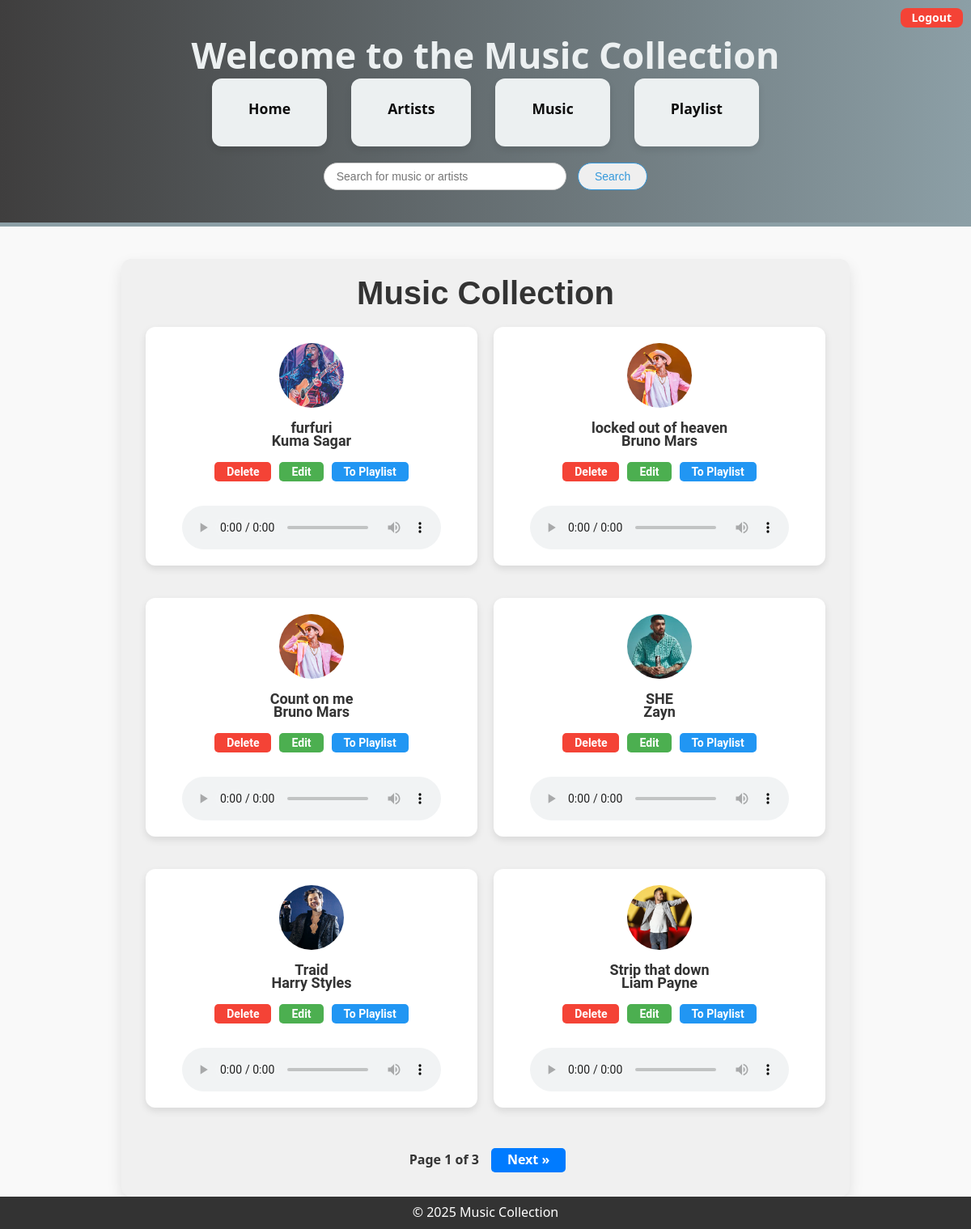
/index/ (signed in), run on the app's committed database.
### apps/music/models.py (models this page shows, shortened)
class Music(models.Model):
    user = models.ForeignKey(User, on_delete=models.SET_NULL , null=True , blank=True)
    title = models.CharField(max_length=255)
    release_date = models.DateField(blank=True, null=True)
    duration = models.DurationField(blank=True, null=True)  # For song duration
    artist = models.ForeignKey(Artist, on_delete=models.CASCADE, related_name="music")
    album = models.CharField(max_length=255, blank=True, null=True)
    genre = models.CharField(max_length=100, blank=True, null=True)
    audio = models.FileField(upload_to='music_audio/', validators=[FileExtensionValidator(allowed_extensions=['mp3', 'wav'])], blank=True, null=True)

class Artist(models.Model):
    user = models.ForeignKey(User, on_delete=models.SET_NULL , null=True , blank=True)
    name = models.CharField(max_length=255)
    genre = models.CharField(max_length=100, blank=True, null=True)
    debut_date = models.DateField(blank=True, null=True)
    bio = models.TextField(blank=True, null=True)
    image = models.ImageField(upload_to='artist_images/', blank=True, null=True)

### apps/music/views.py (the view)
# urls.py: path('index/', index.as_view(), name='index'),
class index(LoginRequiredMixin, ListView):
    model = Music
    template_name = 'music/index.html'
    context_object_name = 'music_list'
    paginate_by = 6  # Show 6 items per page
    def get_queryset(self):
        return Music.objects.all()
    def get_context_data(self, **kwargs):
        context = super().get_context_data(**kwargs)
        music = Music.objects.all()
        paginator = Paginator(music, self.paginate_by)
        page_number = self.request.GET.get('page')
        page_obj = paginator.get_page(page_number)
        context['music_list'] = page_obj  # Pass paginated music list
        context['total_records'] = paginator.count  # Total music records
        context['total_pages'] = paginator.num_pages  # Total pages
        context['current_page'] = page_obj.number  # Current page
        context['has_previous'] = page_obj.has_previous()  # If previous page exists
        context['has_next'] = page_obj.has_next()  # If next page exists
        return context

### templates/music/index.html (shortened to what this page needs)
    {% extends 'base/base.html' %}
    {% block content %}
        <section class="music-section">
            <h2 class="section-title">Music Collection</h2>
            <ul class="music-list">
                {% for music in music_list %}
                    <li class="music-item">
                        {% if music.artist.image %}
                            <img src="{{ music.artist.image.url }}" alt="{{ music.artist.name }}" class="artist-image">
                        {% else %}
                            <span class="no-image">No image</span>
                        {% endif %}
                        <div class="music-details">
                            <a href="{% url 'music-detail' music.id %}" class="music-title">{{ music.title }}</a>
                            <a href="{% url 'artist-detail' music.artist.id %}" class="artist-name">{{ music.artist.name }}</a>
                        </div>
                        <div class="music-actions">
                            <a href="{% url 'delete' music.id %}" class="action-btn delete-btn">Delete</a>
                            <a href="{% url 'update' music.id %}" class="action-btn edit-btn">Edit</a>
                            <a href="{% url 'add_to_playlist' music.id user.id %}" class="action-btn playlist-btn">To Playlist</a>
                        </div>
                        {% if music.audio %}
                        <audio controls class="audio-player" onplay="pauseOtherAudio(this)">
                            <source src="{{ music.audio.url }}" type="audio/mpeg">
                        </audio>
                    {% else %}
                        <p class="no-audio">No audio available</p>
                    {% endif %}
                    </li>
                {% empty %}
                    <p class="no-music">No music records available.</p>
                {% endfor %}
            </ul>
            <div class="pagination">
                <span class="current-page">Page {{ current_page }} of {{ total_pages }}</span>
                {% if has_next %}
                    <a href="{% url 'index' %}?page={{ music_list.next_page_number }}" class="pagination-btn">Next &raquo;</a>
                {% endif %}
            </div>
        </section>
        <footer class="footer">
            <p>&copy; 2025 Music Collection</p>
        </footer>
    {% endblock %}

### templates/base/base.html (shortened to what this page needs)
{% load static %}
<!DOCTYPE html>
<html lang="en">
<head>
    <link rel="stylesheet" href="{% static 'css/style.css' %}">
</head>
<body>
    {% include 'base/nav.html' %}
    <div class="container full">
      {% block content %} {% endblock %}
    </div>
</body>
</html>

### templates/base/nav.html (shortened to what this page needs)
<header>
    <h1>Welcome to the Music Collection</h1>
    <nav>
        <ul class="navbar-nav">
            <li><a href="{% url 'index' %}">Home</a></li>
            <li><a href="{% url 'artist-list' %}">Artists</a></li>
            <li><a href="{% url 'music-list' %}">Music</a></li>
            <li><a href="{% url 'playlist-list' %}">Playlist</a></li>
        </ul>
        <a class="navbar-brand ms-auto" href="{% url 'logout_page' %}">Logout</a>
        <form class="d-flex ms-3" method="GET" action="{% url 'search' %}">
            <input class="form-control me-2" type="search" placeholder="Search for music or artists" aria-label="Search" name="q">
            <button class="btn btn-outline-success" type="submit">Search</button>
        </form>
    </nav>
</header>

### static/css/style.css (style rules this page uses)
* { margin: 0; padding: 0; box-sizing: border-box; }
body { font-family: 'Segoe UI', Tahoma, Geneva, Verdana, sans-serif; background: #f9f9f9; color: #000000; line-height: 0.6; }
header { background: linear-gradient(to right, #3f3e3e, #8c9fa6); color: white; padding: 40px; text-align: center; border-bottom: 5px solid #8c9fa6; }
header h1 { font-size: 2.8rem; margin-bottom: 15px; font-weight: bold; color: #ecf0f1; }
nav { margin-top: 15px; }
nav ul { list-style-type: none; display: flex; justify-content: center; gap: 30px; }
nav ul li { display: inline; }
nav ul li a { text-decoration: none; color: rgb(12, 12, 12); font-size: 1.1rem; padding: 12px 25px; border-radius: 50px; transition: background-color 0.3s ease, transform 0.3s ease; }
section { margin: 40px auto; max-width: 900px; padding: 30px; background-color: white; border-radius: 12px; box-shadow: 0 8px 18px rgba(0, 0, 0, 0.1); transition: transform 0.3s ease; }
h2 { font-size: 2.4rem; margin-bottom: 30px; color: #000000; text-align: center; font-weight: bold; }
ul { list-style-type: none; padding: 0; }
ul li { background: #ecf0f1; border-radius: 12px; margin-bottom: 20px; padding: 20px; box-shadow: 0 4px 8px rgba(0, 0, 0, 0.1); transition: transform 0.3s ease, box-shadow 0.3s ease; }
ul li a { text-decoration: none; color: #000000; font-weight: bold; font-size: 1.2rem; display: block; margin-bottom: 10px; transition: color 0.3s ease; }
footer { text-align: center; padding: 20px; background-color: #2c3e50; color: white; position: fixed; width: 100%; bottom: 0; }
footer p { font-size: 1rem; }
.delete-btn { color: white; background-color: #e74c3c; border-radius: 4px; padding: 8px 16px; font-size: 14px; text-decoration: none; display: inline-block; text-align: center; border: none; cursor: pointer; transition: background-color 0.3s ease; }
.navbar-brand { position: absolute; top: 10px; right: 10px; background-color: #f44336; color: white; padding: 8px 14px; border-radius: 8px; text-decoration: none; font-weight: bold; font-size: 14px; transition: background-color 0.3s ease, color 0.3s ease; }
.form-control { border-radius: 50px; border: 1px solid #ccc; padding: 8px 15px; font-size: 14px; transition: border-color 0.3s ease; width: 300px; }
.btn-outline-success { border-radius: 50px; color: #3498db; border: 1px solid #3498db; padding: 8px 20px; font-size: 14px; transition: all 0.3s ease; margin-left: 10px; }

### templates/music/index.html (style rules this page uses)
.pagination { display: flex; justify-content: center; align-items: center; margin-top: 30px; }
.pagination-btn { padding: 10px 20px; margin: 0 5px; background-color: #007bff; color: white; text-decoration: none; border-radius: 5px; font-size: 16px; font-weight: bold; transition: background-color 0.3s ease, transform 0.3s ease; }
.current-page { font-size: 16px; font-weight: bold; margin: 0 10px; color: #333; }
.music-section { padding: 30px; background-color: #f0f0f0; }
.section-title { font-size: 2.5rem; color: #333; text-align: center; margin-bottom: 30px; font-family: 'Arial', sans-serif; }
.music-list { display: grid; grid-template-columns: repeat(auto-fill, minmax(280px, 1fr)); gap: 20px; list-style-type: none; padding: 0; margin: 0; }
.music-item { background-color: #fff; border-radius: 12px; box-shadow: 0 4px 10px rgba(0, 0, 0, 0.1); padding: 20px; display: flex; flex-direction: column; align-items: center; transition: all 0.3s ease; font-family: 'Roboto', sans-serif; }
.artist-image { width: 80px; height: 80px; border-radius: 50%; object-fit: cover; margin-bottom: 20px; transition: transform 0.3s ease; }
.music-details { text-align: center; margin-bottom: 15px; }
.music-title, .artist-name { font-size: 18px; font-weight: bold; text-decoration: none; color: #333; display: block; margin-bottom: 5px; transition: color 0.3s ease; }
.music-actions { display: flex; gap: 10px; margin-bottom: 10px; }
.action-btn { padding: 8px 15px; border-radius: 5px; text-decoration: none; font-size: 14px; font-weight: 600; color: white; transition: background-color 0.3s ease; display: inline-block; }
.delete-btn { background-color: #f44336; }
.edit-btn { background-color: #4caf50; }
.playlist-btn { background-color: #2196f3; }
.audio-player { width: 100%; max-width: 320px; margin-top: 10px; }
.footer { text-align: center; padding: 15px 0; background-color: #333; color: white; font-size: 14px; }
.footer p { margin: 0; }

### data on the page
Music: artist.image (picture), title "furfuri", artist.name "Kuma Sagar"
Music: artist.image (picture), title "locked out of heaven", artist.name "Bruno Mars"
Music: artist.image (picture), title "Count on me", artist.name "Bruno Mars"
Music: artist.image (picture), title "SHE", artist.name "Zayn"
Music: artist.image (picture), title "Traid", artist.name "Harry Styles"
Music: artist.image (picture), title "Strip that down", artist.name "Liam Payne"

### other printed values
{{ current_page }} "1"
{{ total_pages }} "3"
